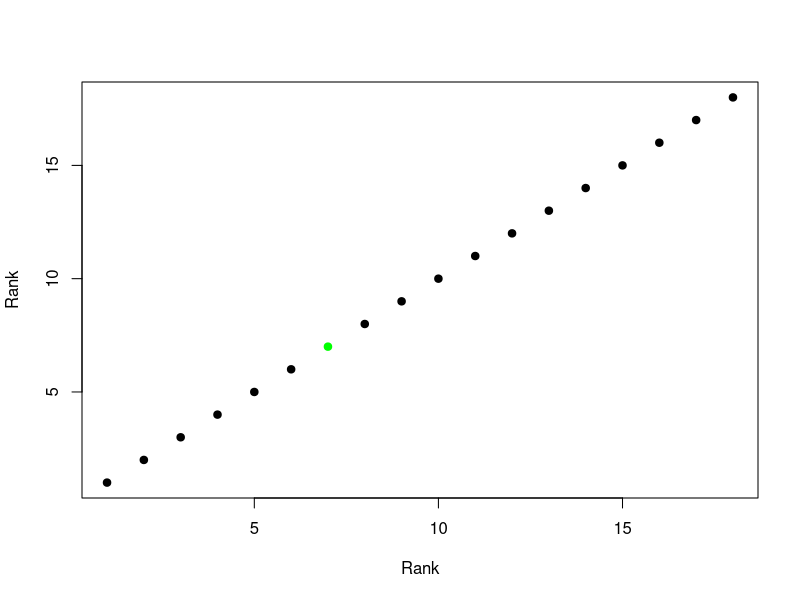
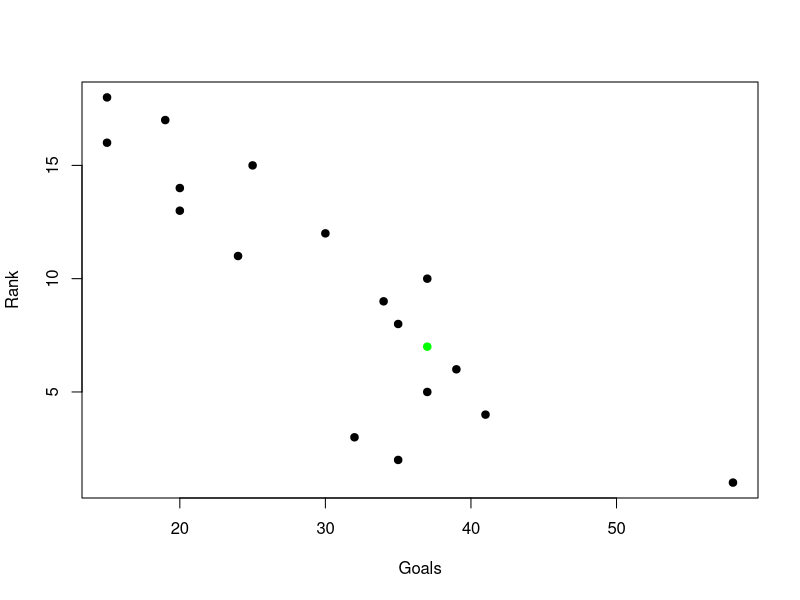
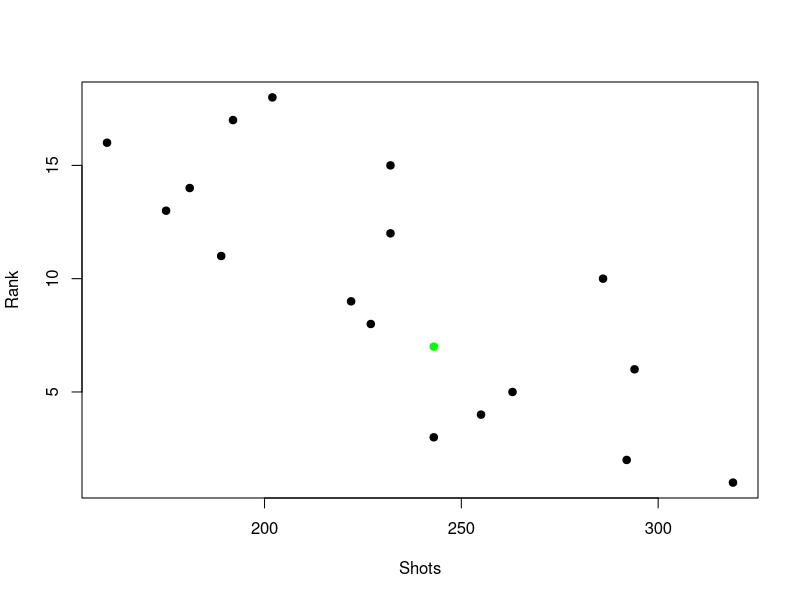
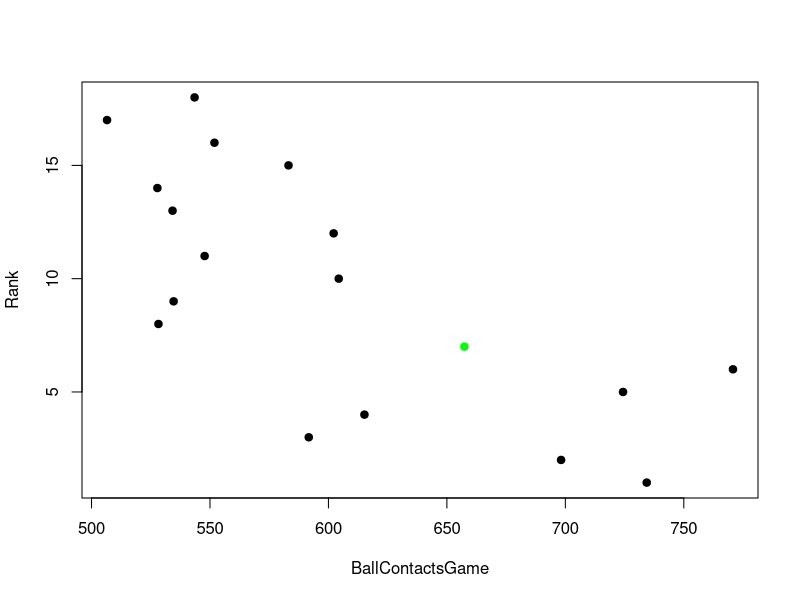
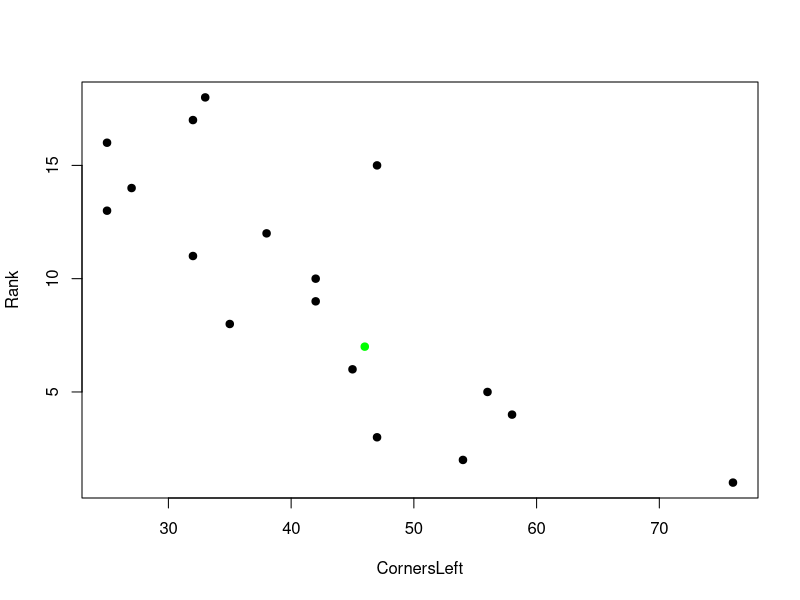
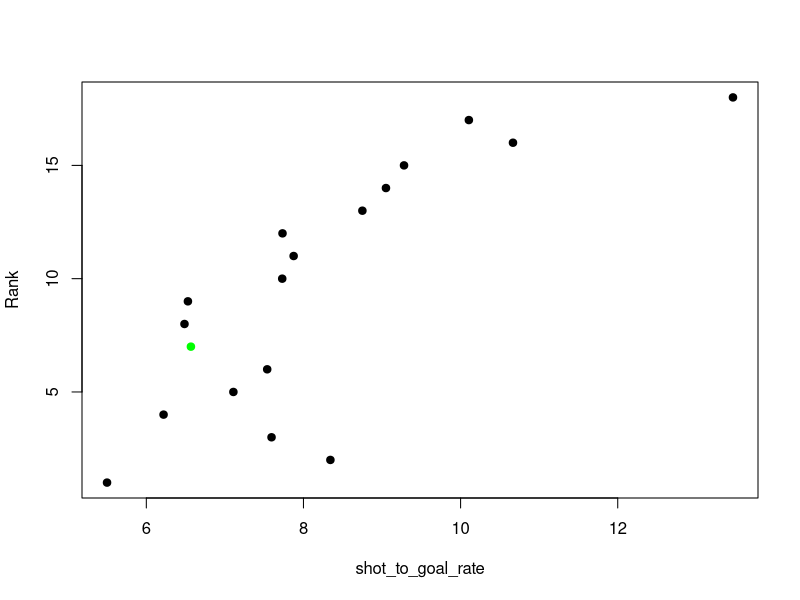

The R source for these figures, in order:
library(tidyverse)

# load dataset
football = as_tibble(read.csv(
  "Data/football.csv",
  header = TRUE,
  sep = ";",
  dec = ","
))

# add some variables
football$shot_to_goal_rate = football$Shots / football$Goals
football$tackle_success_rate = football$TacklesWon / (football$TacklesWon + football$TacklesLost)
football$pass_completion_rate = football$PassesCompleted / (football$PassesCompleted + football$PassesUnsuccessful)

# calculate spearman rank correllation
football_reduced = select(football, !c(2:5))
for (col in colnames(football_reduced)) {
  print(cor(
    x = football_reduced$Rank,
    select(football_reduced, col),
    method = "spearman"
  ))
}

# dertermine variables with absolute spearman coefficient greater than 0,7
correllated_variables = c()
for (col in colnames(football_reduced)) {
  cor = cor(x = football_reduced$Rank,
            select(football_reduced, col),
            method = "spearman")
  if (abs(cor) > 0.7) {
    correllated_variables = c(correllated_variables, col)
  }
}


ranks = football_reduced$Rank

# creating color vector, Borussia M'Gladbach is green, every other team is black
colors = c()
for (r in ranks) {
  if (r == 7) {
    # hardcoded! not pretty!
    colors = c(colors, "green")
  } else {
    colors = c(colors, "black")
  }
}

for (variable in correllated_variables) {
  values = pull(football_reduced, variable)
  plot(
    values,
    ranks,
    xlab = variable,
    ylab = "Rank",
    col = colors,
    pch = 19
  )
}
